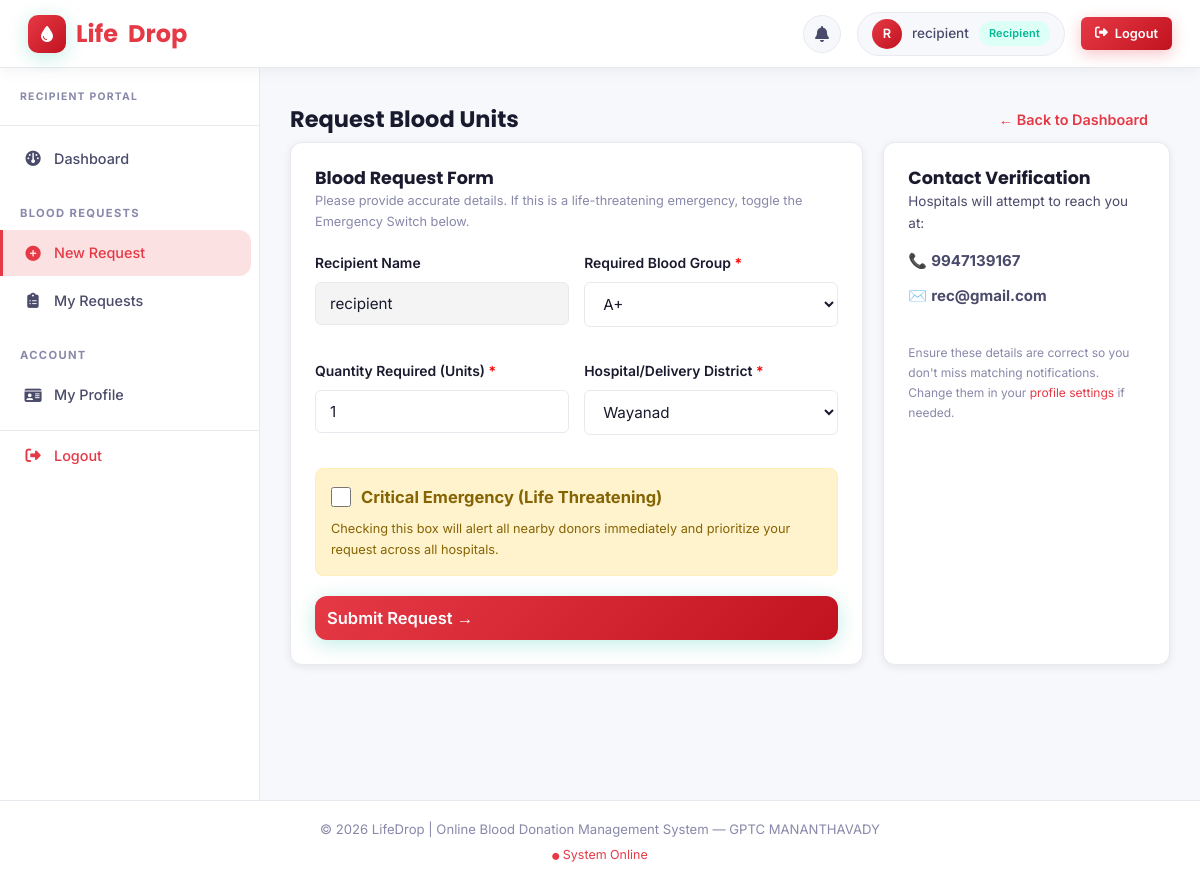
/recipient/new_request.php (signed in), run on the app's committed database.
### tables this page shows
CREATE TABLE `recipient` (
  `Recipient_ID` int(11) NOT NULL,
  `Name` varchar(100) NOT NULL,
  `Blood_Group` varchar(5) NOT NULL,
  `Phone` varchar(20) DEFAULT NULL,
  `Email` varchar(100) NOT NULL,
  `District` varchar(50) DEFAULT NULL,
  `Emergency_Flag` enum('Yes','No') DEFAULT 'No',
  `Password` varchar(255) NOT NULL,
  `Status` enum('Pending','Approved','Rejected') DEFAULT 'Pending',
  `Created_At` timestamp NOT NULL DEFAULT current_timestamp()
);

### recipient/new_request.php (the view, shortened to what this page needs)
<?php
require_once dirname(__DIR__) . '/includes/header.php';
$recipient_id = $_SESSION['user_id'];
try {
    $stmt = $pdo->prepare("SELECT * FROM RECIPIENT WHERE Recipient_ID = ?");
    $stmt->execute([$recipient_id]);
    $recipient = $stmt->fetch(PDO::FETCH_ASSOC);
} catch (PDOException $e) {
    die("Database Error: A system error occurred. Please try again later.");
}
?>
<div style="display: flex; justify-content: space-between; align-items: center;">
    <h2>Request Blood Units</h2>
    <a href="dashboard.php" class="btn">&larr; Back to Dashboard</a>
</div>
<div class="dashboard-grid" style="grid-template-columns: 2fr 1fr;">
    <div class="card">
        <h3>Blood Request Form</h3>
        <p style="font-size: 0.85em; color: var(--text-muted); margin-bottom: 20px;">Please provide accurate details. If
            this is a life-threatening emergency, toggle the Emergency Switch below.</p>
        <form method="POST" action="">
            <div style="display: flex; gap: 15px; margin-bottom: 15px;">
                <div class="form-group" style="flex: 1;">
                    <label>Recipient Name</label>
                    <input type="text" class="form-control" value="<?php echo htmlspecialchars($recipient['Name']); ?>"
                        disabled style="background: #f4f4f4;">
                </div>
                <div class="form-group" style="flex: 1;">
                    <label>Required Blood Group <span style="color:red;">*</span></label>
                    <select name="blood_group" class="form-control" required>
                        <?php
                        $bgs = ['A+', 'A-', 'B+', 'B-', 'AB+', 'AB-', 'O+', 'O-'];
                        foreach ($bgs as $g) {
                            $sel = ($g === $recipient['Blood_Group']) ? 'selected' : '';
                            echo "<option value=\"$g\" $sel>$g</option>";
                        }
                        ?>
                    </select>
                </div>
            </div>
            <div style="display: flex; gap: 15px; margin-bottom: 15px;">
                <div class="form-group" style="flex: 1;">
                    <label>Quantity Required (Units) <span style="color:red;">*</span></label>
                    <input type="number" name="quantity" class="form-control" min="1" max="10" value="1" required>
                </div>
                <div class="form-group" style="flex: 1;">
                    <label>Hospital/Delivery District <span style="color:red;">*</span></label>
                    <select name="district" class="form-control" required>
                        <?php
                        $districts = ['Alappuzha', 'Ernakulam', 'Idukki', 'Kannur', 'Kasaragod', 'Kollam', 'Kottayam', 'Kozhikode', 'Malappuram', 'Palakkad', 'Pathanamthitta', 'Thiruvananthapuram', 'Thrissur', 'Wayanad'];
                        foreach ($districts as $d) {
                            $sel = ($recipient['District'] === $d) ? 'selected' : '';
                            echo "<option value=\"$d\" $sel>$d</option>";
                        }
                        ?>
                    </select>
                </div>
            </div>
            <div class="form-group"
                style="background: #fff3cd; border: 1px solid #ffeeba; border-radius: 8px; padding: 15px; margin-bottom: 20px;">
                <label
                    style="display: flex; align-items: center; cursor: pointer; color: #856404; font-weight: bold; font-size: 1.1em;">
                    <input type="checkbox" name="emergency_status" value="Critical"
                        style="width: 20px; height: 20px; margin-right: 10px;">
                    Critical Emergency (Life Threatening)
                </label>
                <p style="margin-top: 5px; font-size: 0.85em; color: #856404;">Checking this box will alert all nearby
                    donors immediately and prioritize your request across all hospitals.</p>
            </div>
            <button type="submit" name="submit_request" class="btn btn-primary"
                style="width: 100%; font-size: 1.1em; padding: 12px;">Submit Request &rarr;</button>
        </form>
    </div>
    <div class="card">
        <h3>Contact Verification</h3>
        <p style="font-size: 0.9em; margin-bottom: 15px;">Hospitals will attempt to reach you at:</p>
        <ul style="list-style: none; padding: 0;">
            <li style="margin-bottom: 10px;">📞 <strong>
                    <?php echo htmlspecialchars($recipient['Phone']); ?>
                </strong></li>
            <li style="margin-bottom: 10px;">✉️ <strong>
                    <?php echo htmlspecialchars($recipient['Email']); ?>
                </strong></li>
        </ul>
        <br>
        <p style="font-size: 0.8em; color: var(--text-muted);">Ensure these details are correct so you don't miss
            matching notifications. Change them in your <a href="profile.php">profile settings</a> if needed.</p>
    </div>
</div>
<?php require_once dirname(__DIR__) . '/includes/footer.php'; ?>

### assets/css/style.css (style rules this page uses)
:root { --primary: #e63946; --primary-dark: #c1121f; --primary-light: #fff0f1; --primary-glow: rgba(230, 57, 70, 0.15); --accent-red: #e63946; --accent-red-dark: #c1121f; --accent-red-light: #fff0f1; --text-dark: #1a1a2e; --text-body: #4a4a6a; --text-muted: #8888aa; --bg-page: #f7f8fc; --bg-card: #ffffff; --border: #e8eaf0; --success: #00b894; --warning: #f39c12; --danger: #e63946; --info: #0984e3; --shadow-xs: 0 1px 3px rgba(0, 0, 0, 0.06); --shadow-sm: 0 2px 8px rgba(0, 0, 0, 0.08); --shadow-md: 0 4px 20px rgba(0, 0, 0, 0.10); --shadow-lg: 0 8px 40px rgba(0, 0, 0, 0.12); --shadow-primary: 0 4px 20px rgba(0, 184, 148, 0.25); --sidebar-w: 260px; --topbar-h: 68px; --radius-sm: 6px; --radius-md: 12px; --radius-lg: 20px; --radius-xl: 30px; --transition: all 0.25s cubic-bezier(0.4, 0, 0.2, 1); }
*, *::before, *::after { margin: 0; padding: 0; box-sizing: border-box; }
html { scroll-behavior: smooth; }
body { font-family: 'Inter', 'Segoe UI', sans-serif; background-color: var(--bg-page); color: var(--text-body); line-height: 1.65; font-size: 15px; }
h1, h2, h3, h4, h5 { font-family: 'Poppins', sans-serif; color: var(--text-dark); line-height: 1.3; }
a { color: var(--primary); text-decoration: none; transition: var(--transition); }
.btn { display: inline-flex; align-items: center; gap: 7px; padding: 10px 22px; font-family: 'Inter', sans-serif; font-size: 0.9rem; font-weight: 600; border: none; border-radius: var(--radius-md); cursor: pointer; text-decoration: none; transition: var(--transition); white-space: nowrap; }
.btn-primary { background: linear-gradient(135deg, var(--primary), var(--primary-dark)); color: white; box-shadow: var(--shadow-primary); }
.card { background: var(--bg-card); border-radius: var(--radius-md); border: 1px solid var(--border); padding: 24px; margin-bottom: 24px; box-shadow: var(--shadow-sm); transition: var(--transition); }
.dashboard-grid { display: grid; grid-template-columns: repeat(auto-fit, minmax(220px, 1fr)); gap: 20px; margin-bottom: 28px; }
.form-group { margin-bottom: 18px; }
.form-group label { display: block; margin-bottom: 7px; font-weight: 600; font-size: 0.87rem; color: var(--text-dark); }
.form-control { width: 100%; padding: 11px 14px; border: 1.5px solid var(--border); border-radius: var(--radius-sm); font-size: 0.95rem; font-family: 'Inter', sans-serif; color: var(--text-dark); background: #fff; transition: var(--transition); outline: none; }
.form-control::placeholder { color: var(--text-muted); }
select.form-control { cursor: pointer; }

### data on the page
recipient: Name "recipient", Phone "9947139167", Email "rec@gmail.com"

### other printed values
substr($_SESSION['user_name'] ?? $_SESSION['role'], 0, 1) "R"
$_SESSION['user_name'] "recipient"
$_SESSION['role'] "Recipient"
form field blood_group "A+"
form field district "Wayanad"
